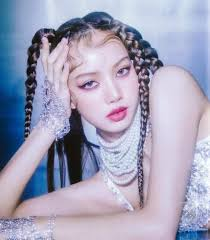
#> input picture image_to_sketch/lisa.jpg, 210 x 240 px, found by its file name
$ python sketch_drawing.py
#> lines starting #> are read from the running program, lines starting #| are printed output that depends on the picture


#This line imports the OpenCV library, which is used for computer vision and image processing tasks
import cv2


#It reads an image file named 'image_to_sketch\lisa.jpg' from the directory and stores it in the image1 variable. This image is considered the input image.
laliimage = cv2.imread('image_to_sketch\lisa.jpg')
#> laliimage is the input picture: shape (240, 210, 3); mean B, G, R 185.5, 162.1, 162.5

window_name = 'Actual image'   #Defines a window name to display the original image
cv2.imshow(window_name, laliimage) #Displays the original image in a window with the specified window name using OpenCV's imshow function.

#Converts the original color image (image1) to grayscale using the cvtColor function. Grayscale images have only one channel representing pixel intensity.
grey_img = cv2.cvtColor(laliimage, cv2.COLOR_BGR2GRAY)
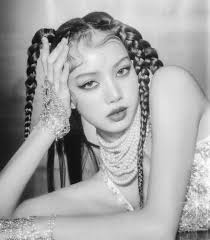
#> grey_img: shape (240, 210); min 1, max 254, mean 164.9


#Inverts the grayscale image using bitwise_not operation. This results in a negative-like effect.
invert = cv2.bitwise_not(grey_img)
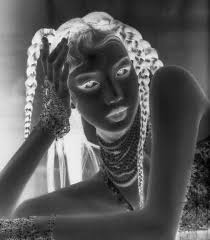
#> invert: shape (240, 210); min 1, max 254, mean 90.1

#Applies Gaussian blur to the inverted image to smooth it out.
#This helps in reducing noise and creating a smoother sketch-like appearance.
blur = cv2.GaussianBlur(invert, (21, 21), 0)
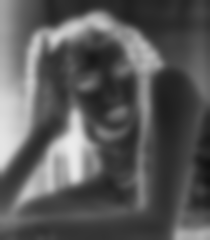
#> blur: shape (240, 210); min 16, max 235, mean 90.1
invertedblur = cv2.bitwise_not(blur)  #Inverts the blurred image back to obtain a positive-like effect.
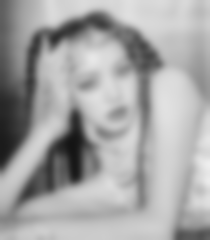
#> invertedblur: shape (240, 210); min 20, max 239, mean 164.9

#Divides the grayscale image by the inverted blurred image. This division operation enhances the edges and features, creating a sketch effect. The scale parameter is used to adjust the contrast.
sketch = cv2.divide(grey_img, invertedblur, scale=256.0)
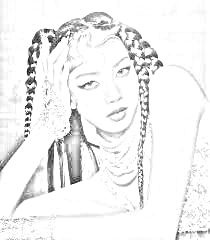
#> sketch: shape (240, 210); min 4, max 255, mean 240


def divide(grey_img, b, invertedblur=256.0):
    return (grey_img * scale) / invertedblur


cv2.imwrite("sketch.jpeg", sketch)
image = cv2.imread("sketch.jpeg") # It reads an image file named 'lisa.jpg' from the 'sketch' directory and stores it in the image1 variable. This image is considered the input image.
#> image: shape (240, 210, 3); min 3, max 255, mean 239.8
window_name ='Sketch image'
cv2.imshow(window_name, image)

#Waits for a keyboard event indefinitely, allowing you to view the original and sketch images in the displayed windows until a key is pressed.
cv2.waitKey(0)
